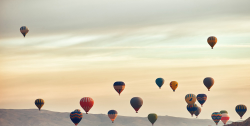
#> input picture hotairbaloon.jpg, 250 x 126 px, shrunk from 4887 x 2463 before the run
$ python balloon_counts.py
#> lines starting #> are read from the running program, lines starting #| are printed output that depends on the picture; after the words box and inside, x2 and y2 are one past the last pixel; in counts of white or black regions, pixels touching at a corner belong together
"""
ENPM673: PERCEPTION FOR AUTONOMOUS ROBOTS
SUBMITTED BY: AKASHKUMAR PARMAR
"""

# Importing required libraries
import numpy as np
import cv2 as cv


def balloons():

    bgr_image = cv.imread("hotairbaloon.jpg", 100) # Reading BGR image
#> bgr_image is the input picture: shape (126, 250, 3); mean B, G, R 179.3, 203.9, 213.4

    gray_image = cv.cvtColor(bgr_image, cv.COLOR_BGR2GRAY) # Converting the image in gray scale
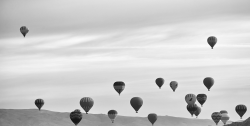
#> gray_image: shape (126, 250); min 21, max 250, mean 203.9

    blurred_image = cv.GaussianBlur(gray_image, (31, 31), 3) # Blurring the image
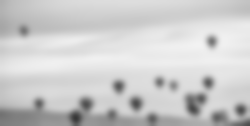
#> blurred_image: shape (126, 250); min 55, max 242, mean 203.9

    edged_image= cv.Canny(blurred_image, 10, 200) # Applying canny edge detection
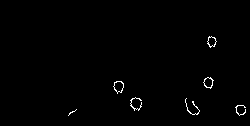
#> edged_image: shape (126, 250); 0.78% white in thin lines or dots, all inside (x1, y1, x2, y2) = (68, 36, 246, 116)

    dilated_image = cv.dilate(edged_image, (1, 1), iterations=4) # Dilating the edges to join the intermittent lines
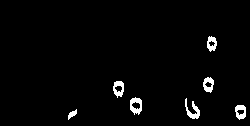
#> dilated_image: shape (126, 250); 2.4% white; 7 white regions

    contours, _ = cv.findContours(dilated_image, cv.RETR_EXTERNAL, cv.CHAIN_APPROX_SIMPLE) # Contour detection
#> contours = 7 contours; box (x1, y1, x2, y2) and area: (130, 97, 142, 115) 148, (113, 81, 124, 98) 124, (235, 105, 246, 120) 116, (203, 77, 214, 93) 114, (207, 36, 217, 52) 102, (185, 98, 200, 119) 95, (68, 109, 77, 120) 34

    # Iterating through all the contours and collecting the valid contours
    balloons = [] # balloon list
    for i in contours:
        area = cv.contourArea(i) # Area of the contour
        if area > 200: # Area criteria
            balloons.append(i)
#> this loop made 7 passes
#> area on passes 1 to 7: 34.5, 116.5, 95, 148.5, 124, 113.5, 101.5
#> after the loop, balloons = []


    # Putting text on the image with color randomization
    for i in enumerate(balloons):
        if i[0]%2==0:
            cv.putText(bgr_image, str(i[0]+1), tuple(i[1][0][0]-10), cv.FONT_HERSHEY_SIMPLEX, 0.5, tuple([i[0]*16, i[0]*16, i[0]*16]), 2)
        else:
            cv.putText(bgr_image, str(i[0]+1), tuple(i[1][0][0]-10), cv.FONT_HERSHEY_SIMPLEX, 0.5, tuple([255-i[0]*16, 255-i[0]*16, 255-i[0]*2*16]), 2)
#> this loop made 0 passes

    cv.imshow("Question4", bgr_image)
    cv.waitKey(0)
    cv.destroyAllWindows()


def main():
    balloons()


if __name__=="__main__":
    main()
